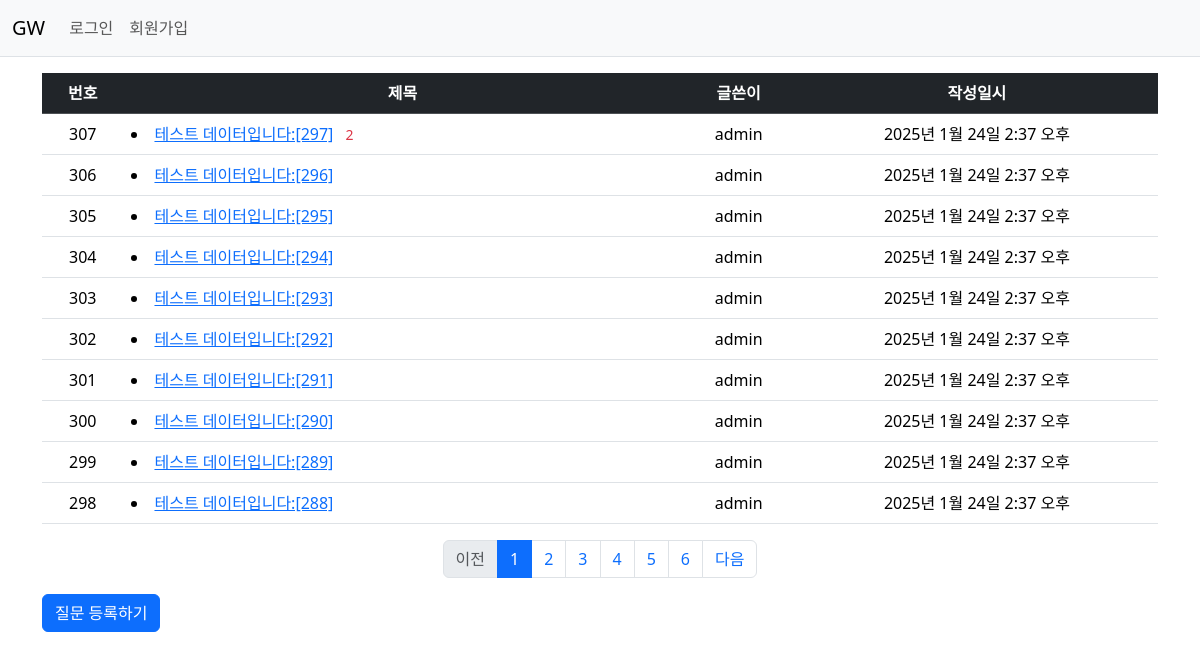
Before: /gw/ with the older database file.
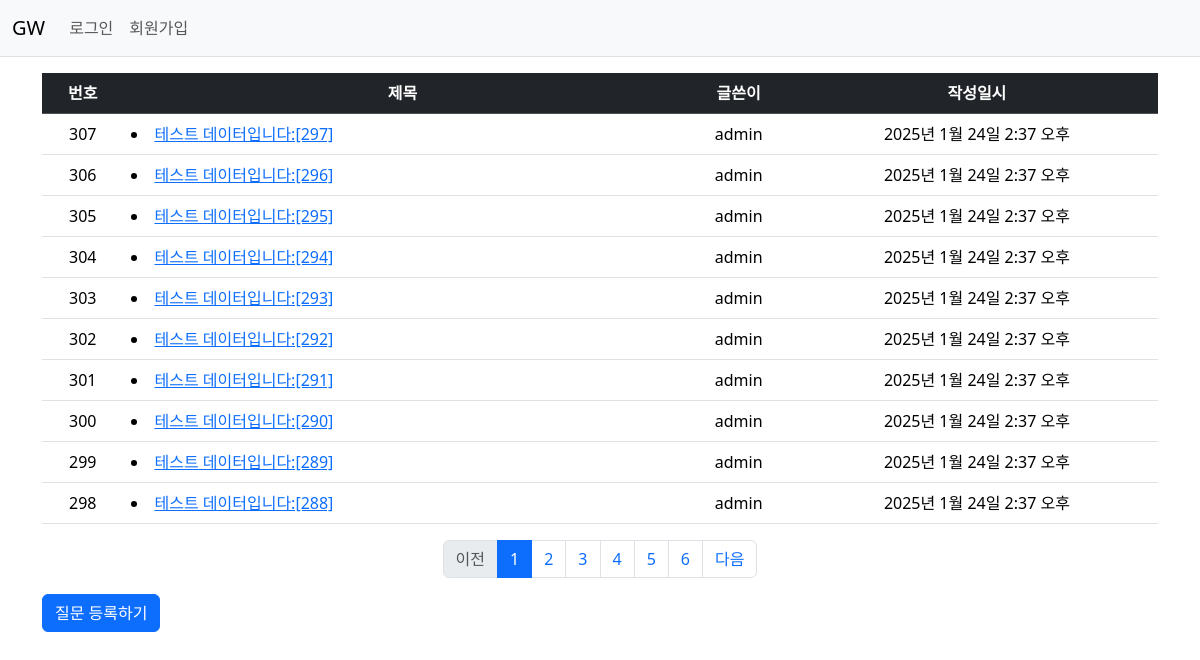
After: the same page with the newer database file.
### gw/models.py (models this page shows, shortened)
class Question(models.Model):
    subject = models.CharField(max_length=200)
    content = models.TextField()
    create_date = models.DateTimeField(default=now)
    author = models.ForeignKey(User, on_delete=models.CASCADE)
    modify_date = models.DateTimeField(null=True, blank=True) # 수정 일시 추가, null 허용, 값 없어도 허용

### gw/views.py (the view)
# urls.py: path('', views.index, name='index') # '/'에 해당하는 path 설정
def index(request):
    page = request.GET.get('page', '1')
    question_list = Question.objects.order_by('-create_date')
    paginator = Paginator(question_list, 10) # 페이지당 10개씩 보여준다.
    page_obj = paginator.get_page(page)
    context = {'question_list' : page_obj}
    return render(request, 'gw/question_list.html', context)

### gw/templatetags/gw_filter.py (called while the page is built)
@register.filter
def sub(value, arg):
    return value -arg

### templates/gw/question_list.html (shortened to what this page needs)
{% extends 'base.html' %}
{% load gw_filter %}
{% block content %}
<!-- {% load static %}
<link rel="stylesheet" type="text/css" href="{% static 'bootstrap.min.css' %}"> -->
<div class="container my-3">
    <table class="table">
        <thead>
        <tr class="text-center table-dark">
            <th>번호</th>
            <th style="width:50%">제목</th>
            <th>글쓴이</th>
            <th>작성일시</th>
        </tr>
        </thead>
        <tbody>
        {% if question_list %}
        {% for question in question_list %}
        <tr class="text-center">
            <td>
                {{ question_list.paginator.count|sub:question_list.start_index|sub:forloop.counter0|add:1 }}
            </td>
            <td class="text-start">
                <li>
                    <a href="{% url 'gw:detail' question.id %}">{{ question.subject }}</a>
                    {% if question.answer_set.count > 0 %}
                    <span class="text-danger small mx-2"> {{ question.answer_set.count }}</span>
                    {% endif %}
                </li>
            </td>
            <td>{{ question.author.username }}</td>
            <td>{{ question.create_date }}</td>
        </tr>
        {% endfor %}
        {% else %}
        <tr>
            <td colspan="4">질문이 없습니다.</td>
        </tr>
        {% endif %}
        </tbody>
    </table>
    <ul class="pagination justify-content-center">
        {% if question_list.has_previous %}
        <li class="page-item">
           <a class="page-link" href="?page={{ question_list.previous_page_number }}">이전</a>
        </li>
        {% else %}
        <li class="page-item disabled">
            <a class="page-link" tabindex="-1" aria-disabled="true" href="#">이전</a>
        </li>
        {% endif %}
        {% for page_number in question_list.paginator.page_range %}
        {% if page_number >= question_list.number|add:-5 and page_number <= question_list.number|add:5 %}
        {% if page_number == question_list.number %}
        <li class="page-item active" aria-current="page">
            <a class="page-link" href="?page={{ page_number }}">{{ page_number }}</a>
        </li>
        {% else %}
        <li class="page-item">
            <a class="page-link" href="?page={{ page_number }}">{{ page_number }}</a>
        </li>
        {% endif %}
        {% endif %}
        {% endfor %}
        {% if question_list.has_next %}
        <li class="page-item">
            <a class="page-link" href="?page={{ question_list.next_page_number}}">다음</a>
        </li>
        {% else %}
        <li class="page-item disabled">
            <a class="page-link" tabindex="-1" aria-disabled="true" href="#">다음</a>
        </li>
        {% endif %}
    </ul>
    <a href="{% url 'gw:question_create' %}" class="btn btn-primary">질문 등록하기</a>
</div>
{% endblock content %}

### templates/base.html (shortened to what this page needs)
{% load static %}
<!DOCTYPE html>
<html lang="en">
<head>
    <link rel="stylesheet" type="text/css" href="{% static 'bootstrap.min.css' %}">
    <link rel="stylesheet" type="text/css" href="{% static 'style.css' %}">
</head>
<body>
    {% include "navbar.html" %}
    {% block content %}
    {% endblock content %}
</body>
</html>

### templates/navbar.html (shortened to what this page needs)
<nav class="navbar navbar-expand-lg navbar-light bg-light border-bottom">
    <div class="container-fluid">
        <a class="navbar-brand" href="{% url 'gw:index' %}">GW</a>
        <div class="collapse navbar-collapse" id="navbarSupportedContent">
            <ul class="navbar-nav me-auto mb-2 mb-lg-0">
                <li class="nav-item">
                    {% if user.is_authenticated %}
                    <a class="nav-link" href="{% url 'common:logout' %}"> {{ user.username }} (로그아웃) </a>
                    {% else %}
                    <a class="nav-link" href="{% url 'common:login' %}">로그인</a>
                    {% endif %}
                </li>
                <li>
                    {% if not user.is_authenticated %}
                    <a class="nav-link" href="{% url 'common:signup' %}">회원가입</a>
                    {% endif %}
                </li>
            </ul>
        </div>
    </div>
</nav>

Changed rows visible on the page:
changed Question "테스트 데이터입니다:[297]": answer_set.count "2" → (not shown)
